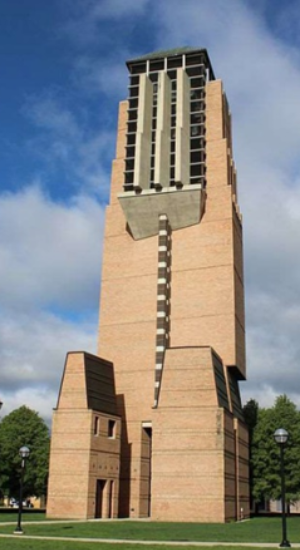
#> input picture Image_1.png, 300 x 550 px
$ jupyter execute 'Image Comparison.ipynb'
#> lines starting #> are read from the running program, lines starting #| are printed output that depends on the picture
Aaron Cummings

## Reference Article

https://pyimagesearch.com/2014/09/15/python-compare-two-images/

## Methods

### MeanSquareError()
#### Inputs
Two images, imageOne and imageTwo. Must be of the same size.

#### Outputs
A float, the calculated Mean Square error

#### Summary
The Mean Square Error is the average squared differents between two models. The larger the magnitude of the value, the less similar models are.

### imageComparison()
#### Inputs
Two images, imageOne and imageTwo. Must be of the same size.

#### Summary
Calculates and compares the Mean Square Error to the [Strucural Similarity Index](http://www.cns.nyu.edu/pub/eero/wang03-reprint.pdf).

[cell 1]
from skimage.metrics import structural_similarity as ssim
import matplotlib.pyplot as plt
import numpy as np
import cv2

def MeanSquareError (imageOne, imageTwo):
    error = np.sum(imageOne.astype("float") - imageTwo.astype("float"))
    error /= float(imageOne.shape[0] * imageOne.shape[1])
    return error

def imageComparison (imageOne, imageTwo):
    meanSquareError = MeanSquareError(imageOne, imageTwo)
    structuralSimilarityIndex = ssim(imageOne, imageTwo)

    figure = plt.figure("Image Comparison")
    plt.suptitle("Mean Square Error: %.2f, Structural Similarity Index Method: %.2f" % (meanSquareError, structuralSimilarityIndex))

    ax = figure.add_subplot(1, 2, 1)
    plt.imshow(imageOne, cmap = plt.cm.gray)
    plt.axis("off")

    ax = figure.add_subplot(1, 2, 2)
    plt.imshow(imageTwo, cmap = plt.cm.gray)
    plt.axis("off")

    plt.show()

firstImage = cv2.imread("Image_1.png")
#> firstImage is the input picture: shape (550, 300, 3); mean B, G, R 133.3, 135.7, 135.7
secondImage = cv2.imread("Image_2.png")
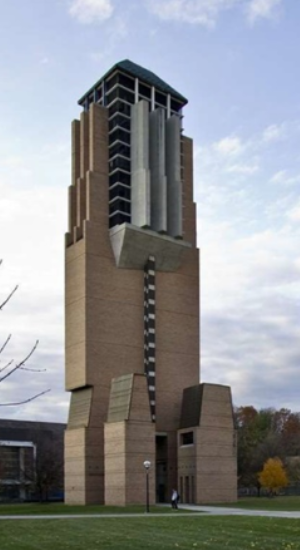
#> input picture Image_2.png, 300 x 550 px
#> secondImage is the input picture: shape (550, 300, 3); mean B, G, R 147.7, 144.9, 142.9

firstImage = cv2.cvtColor(firstImage, cv2.COLOR_BGR2GRAY)
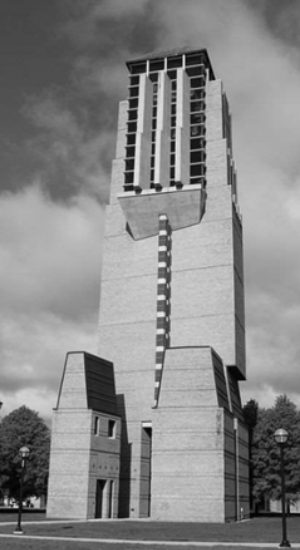
#> firstImage: shape (550, 300); min 1, max 238, mean 135.4
secondImage = cv2.cvtColor(secondImage, cv2.COLOR_BGR2GRAY)
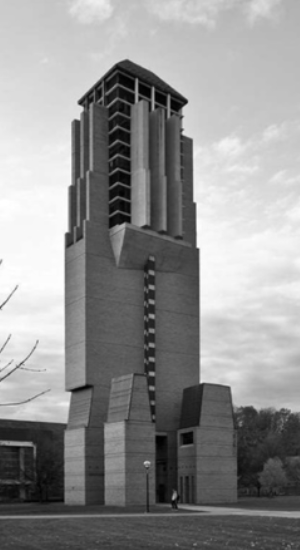
#> secondImage: shape (550, 300); min 0, max 255, mean 144.6

figure = plt.figure("Images")
images = ("Image 1", firstImage), ("Image 2", secondImage)

for (i, (name, image)) in enumerate(images):
    ax = figure.add_subplot (1,3, i + 1)
    ax.set_title(name)
    plt.imshow(image, cmap = plt.cm.gray)
    plt.axis("off")
#> this loop made 2 passes
#> name on passes 1 to 2: 'Image 1', 'Image 2'

plt.show()
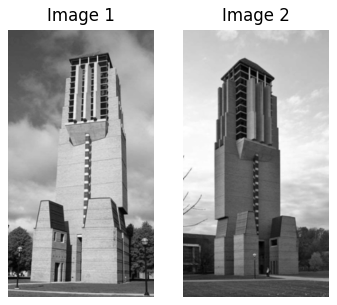
#> figure drawn by matplotlib, 2 panels

imageComparison(firstImage, secondImage)
#> in MeanSquareError, `error = np.sum(imageOne.astype("float") - imageTwo.astype("float"))`: error = -1517182
#> in MeanSquareError, `error /= float(imageOne.shape[0] * imageOne.shape[1])`: error = -9.2
#> in imageComparison, `structuralSimilarityIndex = ssim(imageOne, imageTwo)`: structuralSimilarityIndex = 0.386
